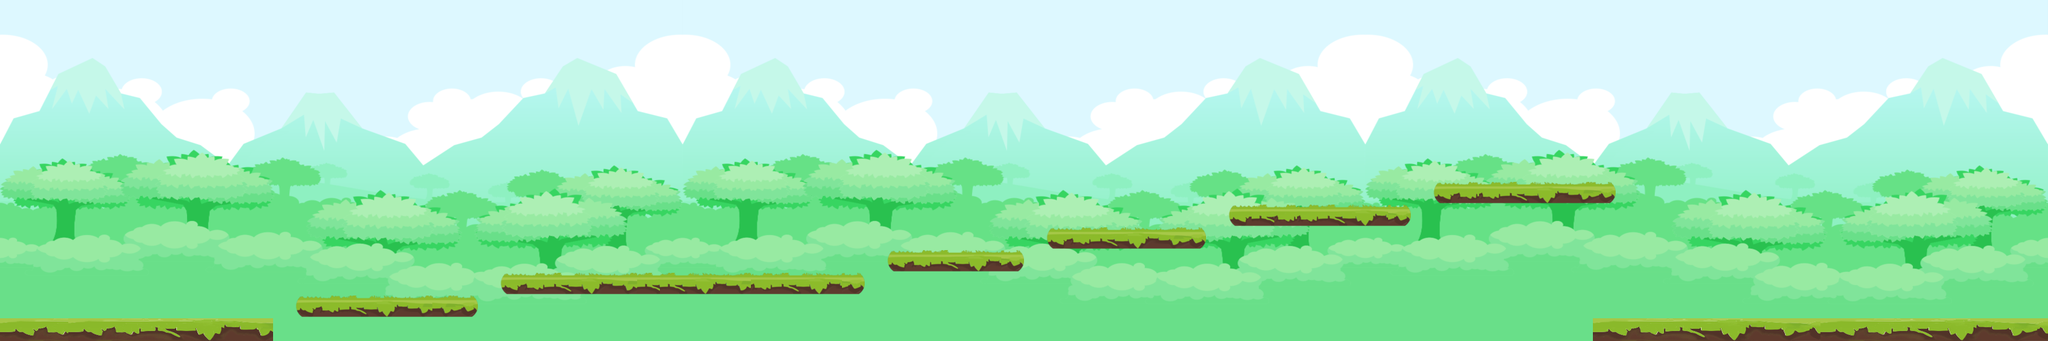

Rendered tile map (Tiled .tmx) drawn with the repository's tilesets; below, a short description and the map source with its tile grids summarised:
An orthogonal 90x15 tile map with 32x32 px tiles, 2 tile layers (Background, Platforms), 17 tilesets and 57 objects (17x Coin, 7x Leaf, 5x Attention, 3x WaterMelon, 2x Cup, ...).

<map version="1.9" tiledversion="1.9.2" orientation="orthogonal" renderorder="right-down" width="90" height="15" tilewidth="32" tileheight="32" infinite="0" nextlayerid="5" nextobjectid="143">
 <tileset firstgid="1" source="7536921_orig (2).tsx" />
 <tileset firstgid="451" source="platform (1).tsx" />
 <tileset firstgid="461" source="curved_platform.tsx" />
 <tileset firstgid="468" source="organic_trash.tsx" />
 <tileset firstgid="469" source="leaf_coin.tsx" />
 <tileset firstgid="470" source="coin.tsx" />
 <tileset firstgid="471" source="fixed_organic_trash.tsx" />
 <tileset firstgid="472" source="plant_umpty.tsx" />
 <tileset firstgid="473" source="fixed_plant_umpty.tsx" />
 <tileset firstgid="474" source="foret.tsx" />
 <tileset firstgid="499" source="fixed_tap.tsx" />
 <tileset firstgid="500" source="tap.tsx" />
 <tileset firstgid="501" source="captured_rabbit.tsx" />
 <tileset firstgid="502" source="fixed_captured_rabbit.tsx" />
 <tileset firstgid="503" source="fixed_plastic_trash.tsx" />
 <tileset firstgid="504" source="plastic_tash.tsx" />
 <tileset firstgid="505" source="avertissement.tsx" />
 <layer id="1" name="Background" width="90" height="15">
  <data>[1350 cells, 1350 non-empty, 450 distinct tile ids]</data>
 </layer>
 <layer id="3" name="Platforms" width="90" height="15">
  <data>[1350 cells, 85 non-empty, 17 distinct tile ids]</data>
 </layer>
 <objectgroup id="4" name="Platforms" visible="0">
  <object id="1" x="-0.411261" y="448.61" width="383.667" height="29.3668" />
  <object id="2" x="416.252" y="420.643" width="255.667" height="26" />
  <object id="3" x="705.592" y="391.31" width="510" height="24" />
  <object id="4" x="1248.92" y="355.977" width="192.333" height="26.6667" />
  <object id="5" x="1472.92" y="327.31" width="222.667" height="22.6667" />
  <object id="7" x="2240" y="448" width="640" height="32" />
  <object id="112" x="1728" y="298" width="255.667" height="22.6667" />
  <object id="113" x="2016.17" y="265.667" width="255.667" height="22.6667" />
 </objectgroup>
 <objectgroup id="2" name="SpawnComponents">
  <object id="63" class="OrganicCan" gid="471" x="157" y="450" width="63" height="89" />
  <object id="64" class="OrganicTrash" gid="468" x="146" y="451" width="90.0284" height="36.3769" rotation="6" />
  <object id="65" class="EmptyPlant" gid="472" x="949.531" y="388.75" width="54.375" height="48.9375" />
  <object id="66" class="UnemptyPlant" gid="473" x="916" y="396" width="106.938" height="145" />
  <object id="67" class="FixedFaucet" gid="499" x="1536.92" y="332" width="87.875" height="74" />
  <object id="68" class="Faucet" gid="500" x="1536" y="332" width="87.875" height="74" />
  <object id="73" class="Coin" gid="470" x="448" y="288" width="32" height="32" />
  <object id="74" class="Coin" gid="470" x="512" y="288" width="32" height="32" />
  <object id="75" class="Coin" gid="470" x="576" y="288" width="32" height="32" />
  <object id="76" class="WaterMelon" gid="475" x="472" y="419" width="50" height="50" />
  <object id="78" class="Cup" gid="479" x="1330" y="357" width="40" height="40" />
  <object id="83" class="Apple" gid="476" x="1398" y="360" width="45" height="45" />
  <object id="84" class="Yaourt" gid="485" x="1266" y="366" width="40" height="40" />
  <object id="88" class="WaterMelon" gid="475" x="556" y="424" width="50" height="50" />
  <object id="94" class="Coin" gid="470" x="1152" y="256" width="32" height="32" />
  <object id="95" class="Coin" gid="470" x="1120" y="288" width="32" height="32" />
  <object id="96" class="Coin" gid="470" x="1088" y="256" width="32" height="32" />
  <object id="97" class="Coin" gid="470" x="2227" y="198" width="32" height="32" />
  <object id="98" class="Coin" gid="470" x="1504" y="256" width="32" height="32" />
  <object id="99" class="Coin" gid="470" x="1472" y="256" width="32" height="32" />
  <object id="100" class="Coin" gid="470" x="2007" y="197" width="32" height="32" />
  <object id="101" class="Coin" gid="470" x="1664" y="256" width="32" height="32" />
  <object id="102" class="Coin" gid="470" x="1632" y="256" width="32" height="32" />
  <object id="103" class="Leaf" gid="469" x="832" y="256" width="32" height="32" />
  <object id="104" class="Leaf" gid="469" x="800" y="288" width="32" height="32" />
  <object id="105" class="Leaf" gid="469" x="768" y="256" width="32" height="32" />
  <object id="106" class="Leaf" gid="469" x="1824" y="160" width="32" height="32" />
  <object id="110" class="position" x="60" y="367">
   <point />
  </object>
  <object id="114" class="pause" x="384" y="474" width="1856" height="6" />
  <object id="123" class="UncapturedRabbit" gid="502" x="2039" y="260.06" width="188" height="188" />
  <object id="124" class="CapturedRabbit" gid="501" x="2070.96" y="261" width="112.8" height="112.8" />
  <object id="125" class="WaterMelon" gid="475" x="1779" y="291" width="50" height="50" />
  <object id="126" class="Cup" gid="479" x="1875" y="285" width="40" height="40" />
  <object id="127" class="PlasticCan" gid="503" x="2521.9" y="449.545" width="62.41" height="92.43" />
  <object id="128" class="Coin" gid="470" x="2752" y="288" width="32" height="32" />
  <object id="129" class="Coin" gid="470" x="2720" y="320" width="32" height="32" />
  <object id="130" class="Coin" gid="470" x="2784" y="320" width="35" height="35" />
  <object id="131" class="Leaf" gid="469" x="2368" y="323" width="32" height="32" />
  <object id="132" class="Leaf" gid="469" x="2401" y="288" width="32" height="32" />
  <object id="133" class="Leaf" gid="469" x="2435" y="320" width="32" height="32" />
  <object id="134" class="PlasticTrash" gid="504" x="2514" y="461" width="79" height="63.2" />
  <object id="135" class="Coin" gid="470" x="1645" y="224" width="32" height="32" />
  <object id="136" class="Coin" gid="470" x="1489" y="225" width="32" height="32" />
  <object id="137" class="Wall" x="2849" y="0" width="30" height="480">
   <properties>
    <property name="NextLevel" value="LevelForet3.tmx" />
   </properties>
  </object>
  <object id="138" class="Attention" gid="505" x="170" y="296" width="64" height="64" />
  <object id="139" class="Attention" gid="505" x="954" y="220" width="64" height="64" />
  <object id="140" class="Attention" gid="505" x="1542" y="195" width="64" height="64" />
  <object id="141" class="Attention" gid="505" x="2103" y="135" width="64" height="64" />
  <object id="142" class="Attention" gid="505" x="2531" y="295" width="64" height="64" />
 </objectgroup>
</map>
